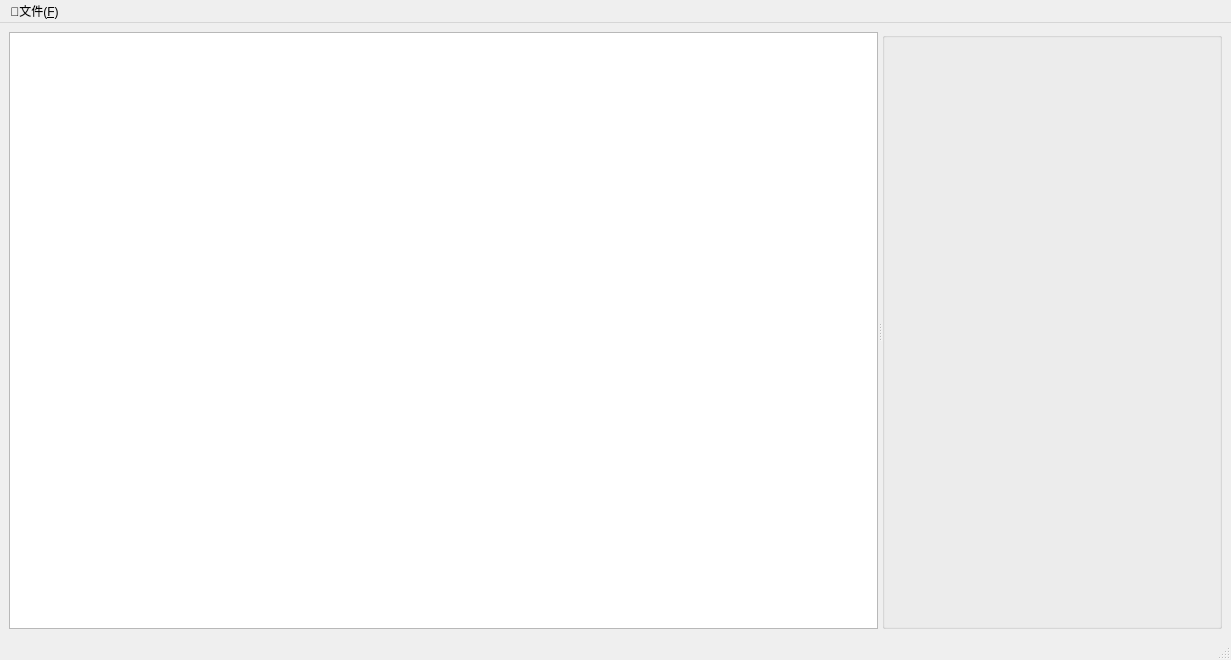
<?xml version="1.0" encoding="UTF-8"?>
<ui version="4.0">
 <class>MainWindow</class>
 <widget class="QMainWindow" name="MainWindow">
  <property name="geometry">
   <rect>
    <x>0</x>
    <y>0</y>
    <width>1231</width>
    <height>660</height>
   </rect>
  </property>
  <property name="windowTitle">
   <string>MY CFF EXPLORER</string>
  </property>
  <property name="windowIcon">
   <iconset resource="../res.qrc">
    <normaloff>:/images/images/icon/navigation/m8.ico</normaloff>:/images/images/icon/navigation/m8.ico</iconset>
  </property>
  <widget class="QWidget" name="centralWidget">
   <layout class="QHBoxLayout" name="horizontalLayout">
    <item>
     <widget class="QSplitter" name="mainSplitter">
      <property name="lineWidth">
       <number>1</number>
      </property>
      <property name="midLineWidth">
       <number>0</number>
      </property>
      <property name="orientation">
       <enum>Qt::Orientation::Horizontal</enum>
      </property>
      <property name="opaqueResize">
       <bool>true</bool>
      </property>
      <widget class="NavigationView" name="navigationView">
       <attribute name="headerVisible">
        <bool>false</bool>
       </attribute>
       <column>
        <property name="text">
         <string notr="true">1</string>
        </property>
       </column>
      </widget>
      <widget class="QGroupBox" name="subViewContainer">
       <property name="title">
        <string/>
       </property>
      </widget>
     </widget>
    </item>
   </layout>
  </widget>
  <widget class="QMenuBar" name="menubar">
   <property name="geometry">
    <rect>
     <x>0</x>
     <y>0</y>
     <width>1231</width>
     <height>22</height>
    </rect>
   </property>
   <widget class="QMenu" name="menu">
    <property name="title">
     <string>📂文件(&amp;F)</string>
    </property>
    <addaction name="actionopen"/>
    <addaction name="actionclose"/>
    <addaction name="separator"/>
    <addaction name="actionexit"/>
   </widget>
   <addaction name="menu"/>
  </widget>
  <widget class="QStatusBar" name="statusbar"/>
  <action name="actionopen">
   <property name="icon">
    <iconset resource="../res.qrc">
     <normaloff>:/images/images/icon/menu/13.ico</normaloff>:/images/images/icon/menu/13.ico</iconset>
   </property>
   <property name="text">
    <string>打开(&amp;O)</string>
   </property>
  </action>
  <action name="actionclose">
   <property name="icon">
    <iconset resource="../res.qrc">
     <normaloff>:/images/images/icon/menu/14.ico</normaloff>:/images/images/icon/menu/14.ico</iconset>
   </property>
   <property name="text">
    <string>关闭(&amp;C)</string>
   </property>
  </action>
  <action name="actionexit">
   <property name="icon">
    <iconset resource="../res.qrc">
     <normaloff>:/images/images/icon/menu/33.ico</normaloff>:/images/images/icon/menu/33.ico</iconset>
   </property>
   <property name="text">
    <string>退出(&amp;E)</string>
   </property>
  </action>
 </widget>
 <customwidgets>
  <customwidget>
   <class>NavigationView</class>
   <extends>QTreeWidget</extends>
   <header>view/navigationview.h</header>
  </customwidget>
 </customwidgets>
 <resources>
  <include location="../res.qrc"/>
 </resources>
 <connections/>
</ui>
